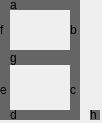
<?xml version="1.0" encoding="UTF-8"?>
<ui version="4.0">
 <class>digi8</class>
 <widget class="QWidget" name="digi8">
  <property name="geometry">
   <rect>
    <x>0</x>
    <y>0</y>
    <width>102</width>
    <height>123</height>
   </rect>
  </property>
  <property name="windowTitle">
   <string>Form</string>
  </property>
  <property name="styleSheet">
   <string notr="true">color: rgb(0, 0, 0);</string>
  </property>
  <widget class="QLabel" name="regf">
   <property name="geometry">
    <rect>
     <x>0</x>
     <y>0</y>
     <width>10</width>
     <height>60</height>
    </rect>
   </property>
   <property name="styleSheet">
    <string notr="true">background-color: rgb(101, 101, 101);</string>
   </property>
   <property name="text">
    <string>f</string>
   </property>
  </widget>
  <widget class="QLabel" name="regd">
   <property name="geometry">
    <rect>
     <x>10</x>
     <y>110</y>
     <width>60</width>
     <height>10</height>
    </rect>
   </property>
   <property name="styleSheet">
    <string notr="true">background-color: rgb(101, 101, 101);</string>
   </property>
   <property name="text">
    <string>d</string>
   </property>
  </widget>
  <widget class="QLabel" name="rega">
   <property name="geometry">
    <rect>
     <x>10</x>
     <y>0</y>
     <width>60</width>
     <height>10</height>
    </rect>
   </property>
   <property name="styleSheet">
    <string notr="true">background-color: rgb(101, 101, 101);</string>
   </property>
   <property name="text">
    <string>a</string>
   </property>
  </widget>
  <widget class="QLabel" name="regg">
   <property name="geometry">
    <rect>
     <x>10</x>
     <y>50</y>
     <width>60</width>
     <height>15</height>
    </rect>
   </property>
   <property name="styleSheet">
    <string notr="true">background-color: rgb(101, 101, 101);</string>
   </property>
   <property name="text">
    <string>g</string>
   </property>
  </widget>
  <widget class="QLabel" name="regh">
   <property name="geometry">
    <rect>
     <x>90</x>
     <y>110</y>
     <width>10</width>
     <height>10</height>
    </rect>
   </property>
   <property name="styleSheet">
    <string notr="true">background-color: rgb(101, 101, 101);</string>
   </property>
   <property name="text">
    <string>h</string>
   </property>
  </widget>
  <widget class="QLabel" name="rege">
   <property name="geometry">
    <rect>
     <x>0</x>
     <y>60</y>
     <width>10</width>
     <height>60</height>
    </rect>
   </property>
   <property name="styleSheet">
    <string notr="true">background-color: rgb(101, 101, 101);</string>
   </property>
   <property name="text">
    <string>e</string>
   </property>
  </widget>
  <widget class="QLabel" name="regc">
   <property name="geometry">
    <rect>
     <x>70</x>
     <y>60</y>
     <width>10</width>
     <height>60</height>
    </rect>
   </property>
   <property name="styleSheet">
    <string notr="true">background-color: rgb(101, 101, 101);</string>
   </property>
   <property name="text">
    <string>c</string>
   </property>
  </widget>
  <widget class="QLabel" name="regb">
   <property name="geometry">
    <rect>
     <x>70</x>
     <y>0</y>
     <width>10</width>
     <height>60</height>
    </rect>
   </property>
   <property name="styleSheet">
    <string notr="true">background-color: rgb(101, 101, 101);</string>
   </property>
   <property name="text">
    <string>b</string>
   </property>
  </widget>
 </widget>
 <resources/>
 <connections/>
</ui>
